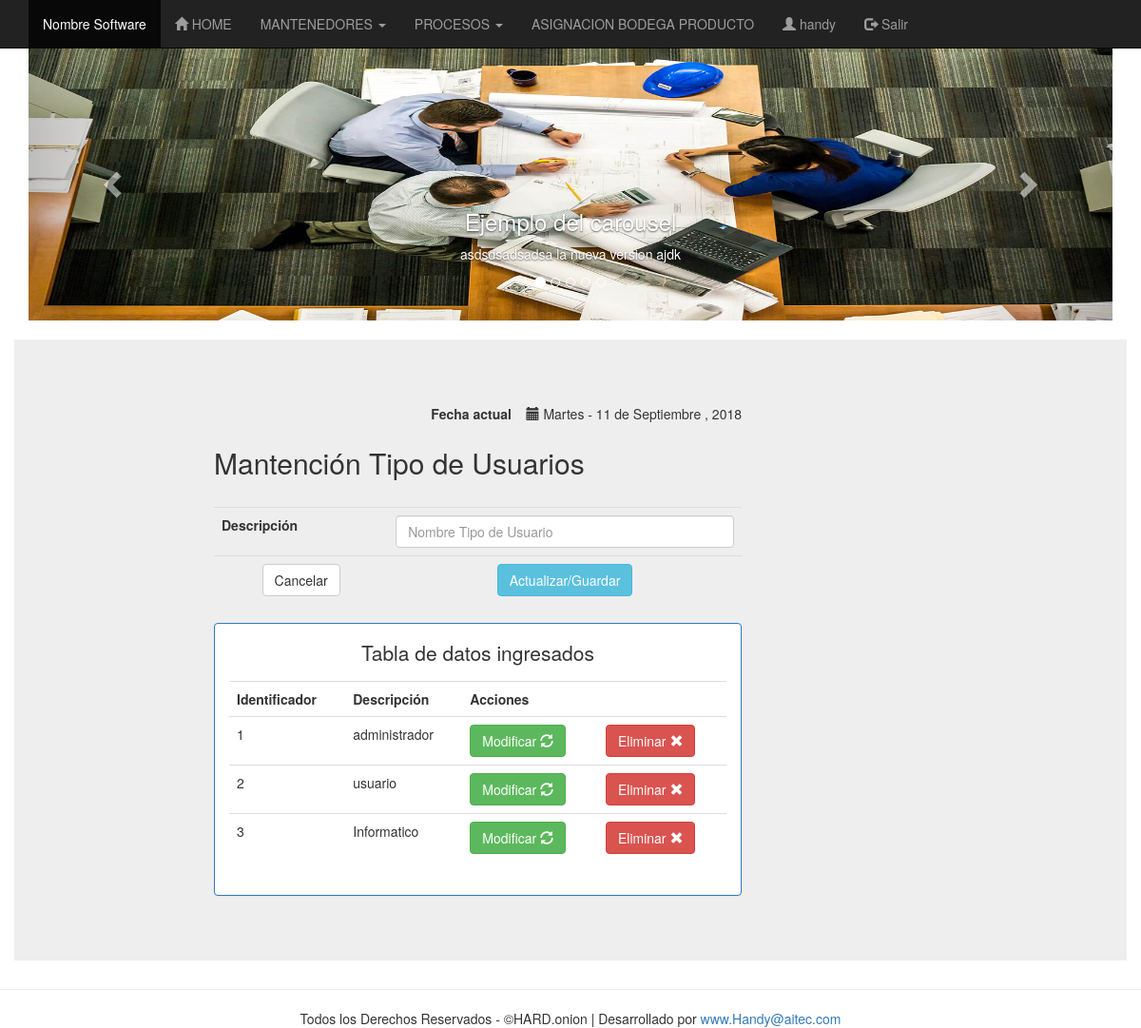
The page /index.php?control=mantipouser (signed in) on the database its author committed.
### tables this page shows
CREATE TABLE `ttipo_usuario` (
  `ID_TIPO_USUARIO` int(11) NOT NULL,
  `DESCRIPCION` varchar(13) DEFAULT NULL
);

### controlador/fecha.php (called while the page is built)
<?php
$fecha = getdate();
$diaN  = date('d');
$anio  = date('Y');
$meses = ["Enero", "Febrero", "Marzo", "Abril", "Mayo", "Junio", "Julio", "Agosto", "Septiembre", "Octubre", "Noviembre", "Diciembre"];
$diaS  = ["Domingo", "Lunes", "Martes", "Miercoles", "Jueves", "Viernes", "Sábado"];
$dia   = $diaS[$fecha['wday']];
$mes   = $meses[$fecha['mon'] - 1];

### vista/mantipouser.view.php (the view, shortened to what this page needs)
<div class="container jumbotron">
	<div class="row">
		<div class="col-sm-2">
		</div>
		<div class="col-sm-6" >
   <?php
include 'controlador/fecha.php';
?>
<br>
  <div class="btn-group btn-group-justified" role="group">
         <div class="fecha pull-right">
            <label>Fecha actual &nbsp;&nbsp;</label>
                    <i class="glyphicon glyphicon-calendar"></i>
                    <span><?php echo "$dia - $diaN de $mes , $anio " ?></span>
                </div></div>
			<h2>Mantención Tipo de Usuarios</h2><br>
			<table class="table">
				<form action="#" name="tipouser" method="post">
					<tr>
						<th>Descripci&oacute;n &nbsp;</th>
						<td><input type="text" name="descrip" id="descrip" maxlength="30" required placeholder="Nombre Tipo de Usuario" class="form-control" onpaste="return false"></td>
					</tr>
					<tr>
						<td align="center">
							<input type="reset" name="limpiar" value="Cancelar" class="btn btn-default">
						</td>
						<td align="center">
							<input type="submit" name="enviar" value="Actualizar/Guardar" class="btn btn-info">
						</td>
					</tr>
				</form>
			</table>
					  <div class="panel panel-primary">
        <div class="panel-body">
<p align="center"> Tabla de datos ingresados </p>
    <div class="table-responsive">
			<table class="table" >
				<tr>
					<th>Identificador</th>
					<th>Descripci&oacute;n</th>
					<th colspan="2">Acciones</th>
				</tr>
					<?php
while ($row = mysqli_fetch_array($rs)) {
    ?>
							<tr>
								<td><?php echo $row['Identificador'] ?></td>
								<td><?php echo $row['DESCRIPCION'] ?></td>
								<td><button class="btn btn-success" onclick="moverTipoUser(<?php echo $row['Identificador'] ?>,'<?php echo $row['DESCRIPCION'] ?>')">Modificar <span class="glyphicon glyphicon-refresh" aria-hidden="true"></span></button></td>
								<td><button class="btn btn-danger" onclick="eliminaTipoUser(<?php echo $row['Identificador'] ?>)">Eliminar <span class="glyphicon glyphicon-remove" aria-hidden="true"></span></button></td>
							</tr>
							<?php
}
?>
			</table>
		</div></div></div>
      </div>
		<div class="col-sm-2">
		</div>
	</div>
</div>

### rows shown on the page
ttipo_usuario: ID_TIPO_USUARIO "1", DESCRIPCION "administrador"
ttipo_usuario: ID_TIPO_USUARIO "2", DESCRIPCION "usuario"
ttipo_usuario: ID_TIPO_USUARIO "3", DESCRIPCION "Informatico"

### other values the page prints
$_SESSION['usuario'] "handy"
$dia "Martes"
$diaN "11"
$mes "Septiembre"
$anio "2018"
